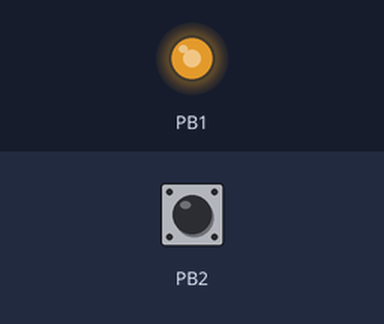
This sketch was run on a simulated ATtiny85, built with avr-gcc and run on an emulated ATtiny85. Shown: output pins drawn as LEDs (lit = HIGH). The inputs (shaded band) are chosen by the test bench; at power-on: PB2 HIGH.

Above: at 1.2 s.
1.3 s: PB2 pulled LOW for 0.15 s
At 1.37 s:
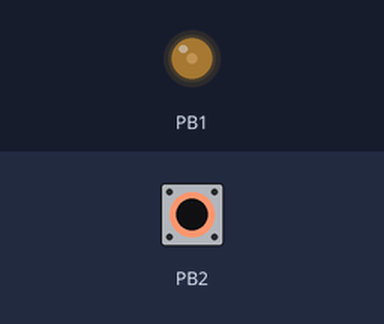
2.9 s: PB2 pulled LOW for 3.2 s
At 6.4 s:
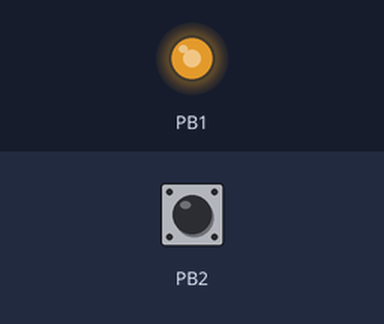
Timing chart, 0 to 7.9 s (numbered marks = the images above; inputs shaded):
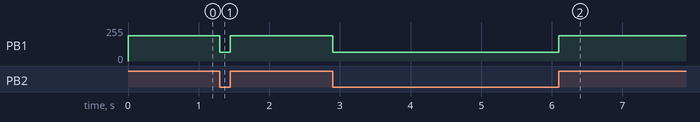

Measured:
- after the input at 1.3 s, PB1: 191/255 → 64/255 at once, → 191/255 0.15 s later
- after the input at 2.9 s, PB1: 191/255 → 64/255 at once, → 191/255 3.2 s later

The sketch:

scalestric-car-ir-transmitter.ino
```cpp
/*
 * ATtiny85_IR_SlotCar_Controller.ino
 *
 * ATtiny85 IR LED Slot Car Controller
 * Supports configurable timer (Timer0/Timer1) and clock speeds (1/8/16 MHz)
 *
 * Pin Connections:
 * - Timer0: IR LED on PB0 (Physical Pin 5)
 * - Timer1: IR LED on PB1 (Physical Pin 6)
 * - PB2 (Physical Pin 7): Digital input (HIGH=straight, LOW=lane change)
 * - PB3 (Physical Pin 2): XTAL1 (if using external crystal)
 * - PB4 (Physical Pin 3): XTAL2 (if using external crystal)
 *
 * Hardware Requirements:
 * - ATtiny85 microcontroller
 * - IR LED connected to appropriate pin (PB0 or PB1)
 * - Digital control signal on PB2
 * - Optional: External crystal on PB3/PB4
 *
 * Configuration:
 * - Set CAR_ID (1-6) for unique car identification
 * - Set TIMER_SELECT (0 or 1) for Timer0 or Timer1
 * - Set CLOCK_MHZ (1, 8, or 16) to match ATtiny clock speed
 *
 * Author: Slot Car Project
 * Version: 2.1
 * Date: 2026
 */

#include <avr/io.h>

// ===== CONFIGURATION =====
const uint8_t CAR_ID = 1;           // Set your car ID (1-6)
const uint8_t TIMER_SELECT = 1;     // 0 = Timer0, 1 = Timer1
const uint8_t CLOCK_MHZ = 8;        // 1, 8, or 16 MHz
// =========================

// Duty cycle values for ~3.9kHz base frequency
// These create recognizable patterns for each car ID
const uint8_t idDutyStraight[] = {191, 170, 150, 128, 106, 85};  // 75% equivalent for each ID
const uint8_t idDutyLaneChange[] = {64, 85, 106, 128, 150, 170}; // 25% equivalent for each ID

uint8_t dutyStraight;
uint8_t dutyLaneChange;

// Pin definitions based on timer selection
#define TIMER0_PIN PB0  // OC0A on PB0 (Pin 5)
#define TIMER1_PIN PB1  // OC1A on PB1 (Pin 6)
#define INPUT_PIN  PB2  // Digital input (Pin 7)

void setup() {
    // Configure output pin based on timer selection
    if (TIMER_SELECT == 0) {
        DDRB |= (1 << TIMER0_PIN);  // Timer0 output
    } else {
        DDRB |= (1 << TIMER1_PIN);  // Timer1 output
    }

    DDRB &= ~(1 << INPUT_PIN); // Digital input on PB2
    PORTB |= (1 << INPUT_PIN); // Pull-up for input

    // Get duty cycles for selected car ID
    uint8_t idx = CAR_ID - 1;
    if (idx > 5) idx = 0;
    dutyStraight = idDutyStraight[idx];
    dutyLaneChange = idDutyLaneChange[idx];

    // Calculate prescaler needed for ~3.9kHz PWM
    // Target: 3.9kHz = Clock / (Prescaler * 256)
    uint8_t prescaler_bits;

    if (CLOCK_MHZ == 1) {
        prescaler_bits = 0x01;  // No prescaling (CS=001)
    } else if (CLOCK_MHZ == 8) {
        prescaler_bits = 0x02;  // Prescaler /8 (CS=010)
    } else { // 16 MHz
        prescaler_bits = 0x03;  // Prescaler /64 (CS=011)
    }

    if (TIMER_SELECT == 0) {
        // Timer0 Fast PWM on OC0A (PB0)
        TCCR0A = (1 << COM0A1) | (1 << WGM01) | (1 << WGM00);  // Fast PWM, Clear on match
        TCCR0B = prescaler_bits;
        OCR0A = dutyStraight;  // Start with straight mode
    } else {
        // Timer1 Fast PWM on OC1A (PB1)
        // Timer1 is more complex - using PWM mode with OCR1C as TOP
        TCCR1 = (1 << CTC1) | (1 << PWM1A) | (1 << COM1A1) | prescaler_bits;
        GTCCR = (1 << PWM1B);  // Enable PWM mode
        OCR1C = 255;  // TOP value for 8-bit resolution
        OCR1A = dutyStraight;  // Start with straight mode
    }
}

void loop() {
    uint8_t newDuty;

    if (PINB & (1 << INPUT_PIN)) {
        newDuty = dutyStraight;     // Input HIGH - straight mode
    } else {
        newDuty = dutyLaneChange;   // Input LOW - lane change mode
    }

    // Update appropriate timer register
    if (TIMER_SELECT == 0) {
        OCR0A = newDuty;
    } else {
        OCR1A = newDuty;
    }
}
```
